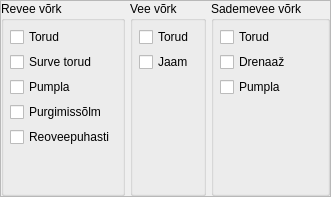
          <widget class="QFrame" name="fBaseSetup">
           <property name="frameShape">
            <enum>QFrame::StyledPanel</enum>
           </property>
           <property name="frameShadow">
            <enum>QFrame::Raised</enum>
           </property>
           <layout class="QHBoxLayout" name="horizontalLayout_2">
            <property name="spacing">
             <number>5</number>
            </property>
            <property name="leftMargin">
             <number>0</number>
            </property>
            <property name="topMargin">
             <number>0</number>
            </property>
            <property name="rightMargin">
             <number>0</number>
            </property>
            <property name="bottomMargin">
             <number>0</number>
            </property>
            <item>
             <widget class="QGroupBox" name="groupBox_4">
              <property name="title">
               <string>Revee võrk</string>
              </property>
              <layout class="QVBoxLayout" name="verticalLayout_8">
               <property name="spacing">
                <number>5</number>
               </property>
               <property name="leftMargin">
                <number>6</number>
               </property>
               <property name="topMargin">
                <number>6</number>
               </property>
               <property name="rightMargin">
                <number>6</number>
               </property>
               <property name="bottomMargin">
                <number>6</number>
               </property>
               <item>
                <widget class="QCheckBox" name="cbK">
                 <property name="text">
                  <string>Torud</string>
                 </property>
                 <property name="checked">
                  <bool>false</bool>
                 </property>
                </widget>
               </item>
               <item>
                <widget class="QCheckBox" name="cbKSK">
                 <property name="text">
                  <string>Surve torud</string>
                 </property>
                 <property name="checkable">
                  <bool>true</bool>
                 </property>
                 <property name="checked">
                  <bool>false</bool>
                 </property>
                </widget>
               </item>
               <item>
                <widget class="QCheckBox" name="cbsewagePupming">
                 <property name="text">
                  <string>Pumpla</string>
                 </property>
                 <property name="checkable">
                  <bool>true</bool>
                 </property>
                </widget>
               </item>
               <item>
                <widget class="QCheckBox" name="cbSewageDump">
                 <property name="text">
                  <string>Purgimissõlm</string>
                 </property>
                 <property name="checkable">
                  <bool>true</bool>
                 </property>
                </widget>
               </item>
               <item>
                <widget class="QCheckBox" name="cbsewagePlant">
                 <property name="text">
                  <string>Reoveepuhasti</string>
                 </property>
                 <property name="checkable">
                  <bool>true</bool>
                 </property>
                </widget>
               </item>
               <item>
                <spacer name="verticalSpacer_7">
                 <property name="orientation">
                  <enum>Qt::Vertical</enum>
                 </property>
                 <property name="sizeHint" stdset="0">
                  <size>
                   <width>20</width>
                   <height>40</height>
                  </size>
                 </property>
                </spacer>
               </item>
              </layout>
             </widget>
            </item>
            <item>
             <widget class="QGroupBox" name="groupBox">
              <property name="title">
               <string>Vee võrk</string>
              </property>
              <layout class="QVBoxLayout" name="verticalLayout_2">
               <property name="spacing">
                <number>5</number>
               </property>
               <property name="leftMargin">
                <number>6</number>
               </property>
               <property name="topMargin">
                <number>6</number>
               </property>
               <property name="rightMargin">
                <number>6</number>
               </property>
               <property name="bottomMargin">
                <number>6</number>
               </property>
               <item>
                <widget class="QCheckBox" name="cbV">
                 <property name="text">
                  <string>Torud</string>
                 </property>
                 <property name="checked">
                  <bool>false</bool>
                 </property>
                </widget>
               </item>
               <item>
                <widget class="QCheckBox" name="cbWaterStation">
                 <property name="text">
                  <string>Jaam</string>
                 </property>
                </widget>
               </item>
               <item>
                <spacer name="verticalSpacer_4">
                 <property name="orientation">
                  <enum>Qt::Vertical</enum>
                 </property>
                 <property name="sizeHint" stdset="0">
                  <size>
                   <width>20</width>
                   <height>40</height>
                  </size>
                 </property>
                </spacer>
               </item>
              </layout>
             </widget>
            </item>
            <item>
             <widget class="QGroupBox" name="groupBox_3">
              <property name="title">
               <string>Sademevee võrk</string>
              </property>
              <layout class="QVBoxLayout" name="verticalLayout_4">
               <property name="spacing">
                <number>5</number>
               </property>
               <property name="leftMargin">
                <number>6</number>
               </property>
               <property name="topMargin">
                <number>6</number>
               </property>
               <property name="rightMargin">
                <number>6</number>
               </property>
               <property name="bottomMargin">
                <number>6</number>
               </property>
               <item>
                <widget class="QCheckBox" name="cbSK">
                 <property name="text">
                  <string>Torud</string>
                 </property>
                 <property name="checkable">
                  <bool>true</bool>
                 </property>
                </widget>
               </item>
               <item>
                <widget class="QCheckBox" name="cbD">
                 <property name="text">
                  <string>Drenaaž</string>
                 </property>
                 <property name="checked">
                  <bool>false</bool>
                 </property>
                </widget>
               </item>
               <item>
                <widget class="QCheckBox" name="cbRainPump">
                 <property name="text">
                  <string>Pumpla</string>
                 </property>
                </widget>
               </item>
               <item>
                <spacer name="verticalSpacer_6">
                 <property name="orientation">
                  <enum>Qt::Vertical</enum>
                 </property>
                 <property name="sizeHint" stdset="0">
                  <size>
                   <width>20</width>
                   <height>40</height>
                  </size>
                 </property>
                </spacer>
               </item>
              </layout>
             </widget>
            </item>
           </layout>
          </widget>
